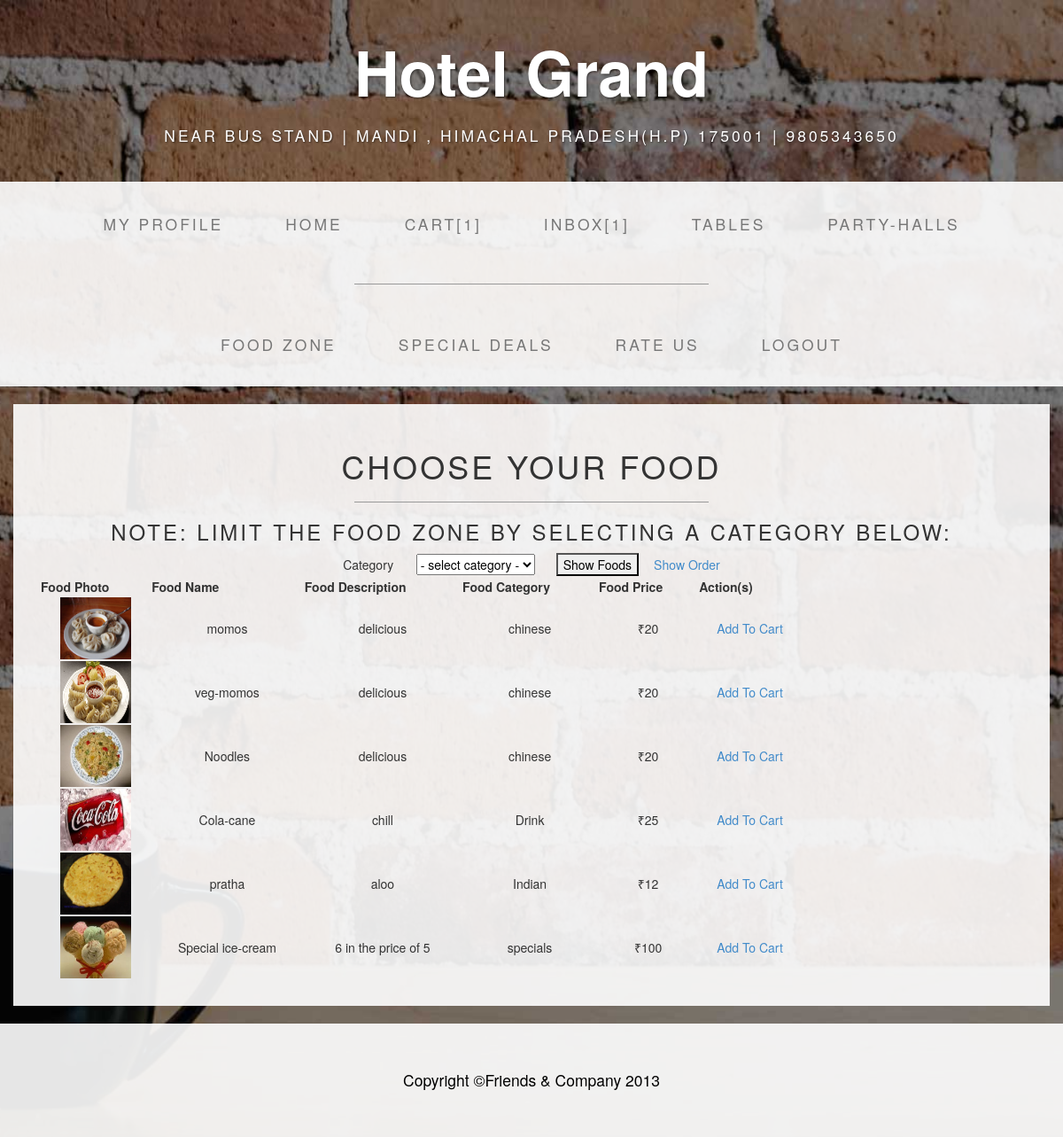
The page /canteen/foodzone.php (signed in) on the database its author committed.
### tables this page shows
CREATE TABLE IF NOT EXISTS `food_details` (
  `food_id` int(15) NOT NULL AUTO_INCREMENT,
  `food_name` varchar(45) NOT NULL,
  `food_description` text NOT NULL,
  `food_price` float NOT NULL,
  `food_photo` varchar(45) NOT NULL,
  `food_category` int(15) NOT NULL,
  PRIMARY KEY (`food_id`)
);

CREATE TABLE IF NOT EXISTS `categories` (
  `category_id` int(15) NOT NULL AUTO_INCREMENT,
  `category_name` varchar(45) NOT NULL,
  PRIMARY KEY (`category_id`)
);

CREATE TABLE IF NOT EXISTS `currencies` (
  `currency_id` int(5) NOT NULL AUTO_INCREMENT,
  `currency_symbol` varchar(15) NOT NULL,
  `flag` int(1) NOT NULL,
  PRIMARY KEY (`currency_id`)
);

### canteen/foodzone.php (the view, shortened to what this page needs)
<?php
$result=mysql_query("SELECT * FROM food_details,categories WHERE food_details.food_category=categories.category_id ")
or die("A problem has occured ... \n" . "Our team is working on it at the moment ... \n" . "Please check back after few hours.");
?>
<?php
    $categories=mysql_query("SELECT * FROM categories")
    or die("A problem has occured ... \n" . "Our team is working on it at the moment ... \n" . "Please check back after few hours.");
?>
<?php
    $flag_1 = 1;
    $currencies=mysql_query("SELECT * FROM currencies WHERE flag='$flag_1'")
    or die("A problem has occured ... \n" . "Our team is working on it at the moment ... \n" . "Please check back after few hours.");
?>
<?php
$memberId=$_SESSION['SESS_MEMBER_ID'];
?>
<?php
    $flag_0 = 0;
    $items=mysql_query("SELECT * FROM cart_details WHERE member_id='$memberId' AND flag='$flag_0'")
    or die("Something is wrong ... \n" . mysql_error());
    $num_items = mysql_num_rows($items);
?>
<?php
    $messages=mysql_query("SELECT * FROM messages")
    or die("Something is wrong ... \n" . mysql_error());
    $num_messages = mysql_num_rows($messages);
?>
<!DOCTYPE html>
<html lang="en">
  <head>
    <link href="css/css1.css" rel="stylesheet">
    <link href="css/css2.css" rel="stylesheet">
  </head>
  <body>
    <div class="brand">Hotel Grand</div>
    <div class="address-bar"> near bus stand |  Mandi , Himachal Pradesh(H.P) 175001 | 9805343650</div>
    <nav class="navbar navbar-default" role="navigation">
      <div class="container">
        <div class="collapse navbar-collapse navbar-ex1-collapse">
          <ul class="nav navbar-nav">
             <li><a href="member-profile.php">My Profile</a></li>
             <li><a href="member-index.php">Home</a></li>
            <li><a href="cart.php">Cart[<?php echo $num_items;?>]</a></li>
            <li><a href="inbox.php">Inbox[<?php echo $num_messages;?>]</a></li>
            <li><a href="tables.php">Tables</a></li>
            <li><a href="partyhalls.php">Party-Halls</a></li>
          </ul>
          <hr>
          <ul class="nav navbar-nav">
            <li><a href="login-foodzone.php">Food Zone</a></li>
            <li><a href="login-specialdeals.php">Special Deals</a></li>
            <li><a href="ratings.php">Rate Us</a></li>
            <li><a href="logout.php">Logout</a></li>
         </ul>
        </div>
      </div>
    </nav>
    <div class="container">
      <div class="row">
        <div class="box">
          <div class="col-lg-12 text-center">
            <div id="carousel-example-generic" class="carousel slide">
<div id="center">
 <h1>CHOOSE YOUR FOOD</h1>
 <hr>
 <h3>Note: limit the food zone by selecting a category below:</h3>
 <form name="categoryForm" id="categoryForm" method="post" action="foodzone.php" onsubmit="return categoriesValidate(this)">
     <table width="444" align="center">
     <tr>
        <td width="72">Category</td>
        <td width="159"><select name="category" id="category">
        <option value="select">- select category -
        <?php
        while ($row=mysql_fetch_array($categories)){
        echo "<option value=$row[category_id]>$row[category_name]";
        }
        ?>
        </select></td>
        <td width="104"><input type="submit" name="Submit" value="Show Foods" /></td>
         <td width="89"><a href="cart.php">Show Order</a></td>
     </tr>
     </table>
 </form>
  <div>
      <table width="860" height="auto" style="text-align:center;">
        <tr>
                <th>Food Photo</th>
                <th>Food Name</th>
                <th>Food Description</th>
                <th>Food Category</th>
                <th>Food Price</th>
                <th>Action(s)</th>
        </tr>
        <?php
            $count = mysql_num_rows($result);
            if(isset($_POST['Submit']) && $count < 1){
                echo "<html><script language='JavaScript'>alert('There are no foods under the selected category at the moment. Please check back later.')</script></html>";
            }
            else{
                $symbol=mysql_fetch_assoc($currencies);
                while ($row=mysql_fetch_assoc($result)){
                    echo "<tr>";
                    echo '<td><a href=images/'. $row['food_photo']. ' alt="click to view full image" target="_blank"><img src=images/'. $row['food_photo']. ' width="80" height="70"></a></td>';
                    echo "<td>" . $row['food_name']."</td>";
                    echo "<td>" . $row['food_description']."</td>";
                    echo "<td>" . $row['category_name']."</td>";
                    echo "<td>" . $symbol['currency_symbol']. "" . $row['food_price']."</td>";
                    echo '<td><a href="cart-exec.php?id=' . $row['food_id'] . '">Add To Cart</a></td>';
                    echo "</tr>";
                    }
                }
        ?>
      </table>
  </div>
</div>
</div>
</div>
</div>
</div>
</div>
    <footer>
      <div class="container">
        <div class="row">
          <div class="col-lg-12 text-center">
            <p>Copyright &copy;Friends &  Company 2013</p>
          </div>
        </div>
      </div>
    </footer>
  </body>
</html>

### canteen/css/css2.css (style rules this page uses)
body { background: url(../img/bg.jpg) no-repeat center center fixed; -webkit-background-size: cover; -moz-background-size: cover; -o-background-size: cover; background-size: cover; }
h1, h2, h3, h4, h5, h6 { text-transform: uppercase; letter-spacing: 3px; font-weight: 400; }
p { font-size: 1.25em; line-height: 1.6; color: #000; }
hr { border-color: #999999; max-width: 400px; }
.brand, .address-bar { display: none; }
.navbar-nav { text-transform: uppercase; letter-spacing: 3px; font-weight: 400; }
.box { background: #fff; background: rgba(255,255,255,0.9); margin-bottom: 20px; padding: 30px 15px; }
footer { background: #fff; background: rgba(255,255,255,0.9); }
footer p { margin: 0; padding: 50px 0; }
@media screen and (min-width: 768px) { .brand { display: inherit; font-weight: 700; font-size: 5em; line-height: normal; text-align: center; margin: 0; padding: 30px 0 10px; color: #fff; text-shadow: 1px 1px 2px rgba(0, 0, 0, 0.5); } }
@media screen and (min-width: 768px) { .address-bar { display: inherit; text-align: center; margin: 0; padding: 0 0 40px; font-size: 1.25em; text-transform: uppercase; letter-spacing: 3px; font-weight: 400; color: #fff; text-shadow: 1px 1px 2px rgba(0, 0, 0, 0.5); } }
@media screen and (min-width: 768px) { .navbar { border-radius: 0; } }
@media screen and (min-width: 768px) { .navbar { min-height: 0; } }
@media screen and (min-width: 768px) { .navbar-default { background: #fff; background: rgba(255,255,255,0.9); border: none; } }
@media screen and (min-width: 768px) { .nav>li>a { padding: 35px; } }
@media screen and (min-width: 768px) { .navbar-nav>li>a { line-height: normal; } }
@media screen and (min-width: 768px) { .navbar-nav { float: none; margin: 0 auto; display: table; table-layout: fixed; font-size: 1.25em; } }

### rows shown on the page
food_details: food_photo (picture), food_name "momos", food_description "delicious", categories.category_name "chinese", food_price "20"
currencies: currency_symbol "₹"
food_details: food_photo (picture), food_name "veg-momos", food_description "delicious", categories.category_name "chinese", food_price "20"
food_details: food_photo (picture), food_name "Noodles", food_description "delicious", categories.category_name "chinese", food_price "20"
food_details: food_photo (picture), food_name "Cola-cane", food_description "chill", categories.category_name "Drink", food_price "25"
food_details: food_photo (picture), food_name "pratha", food_description "aloo", categories.category_name "Indian", food_price "12"
food_details: food_photo (picture), food_name "Special ice-cream", food_description "6 in the price of 5", categories.category_name "specials", food_price "100"

### other values the page prints
$num_items "1"
$num_messages "1"
